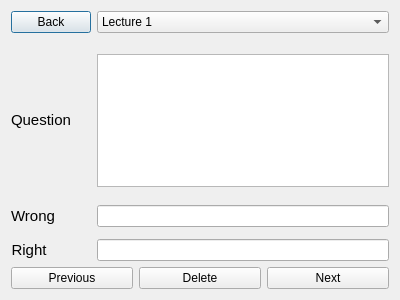
<?xml version="1.0" encoding="UTF-8"?>
<ui version="4.0">
 <class>DeleteTest</class>
 <widget class="QDialog" name="DeleteTest">
  <property name="geometry">
   <rect>
    <x>0</x>
    <y>0</y>
    <width>400</width>
    <height>300</height>
   </rect>
  </property>
  <property name="windowTitle">
   <string>Dialog</string>
  </property>
  <layout class="QVBoxLayout" name="verticalLayout">
   <item>
    <layout class="QFormLayout" name="formLayout">
     <property name="topMargin">
      <number>0</number>
     </property>
     <item row="3" column="1">
      <widget class="QTextEdit" name="question"/>
     </item>
     <item row="8" column="1">
      <widget class="QLineEdit" name="right"/>
     </item>
     <item row="8" column="0">
      <widget class="QLabel" name="label_2">
       <property name="sizePolicy">
        <sizepolicy hsizetype="Expanding" vsizetype="Preferred">
         <horstretch>0</horstretch>
         <verstretch>0</verstretch>
        </sizepolicy>
       </property>
       <property name="text">
        <string>&lt;html&gt;&lt;head/&gt;&lt;body&gt;&lt;p align=&quot;center&quot;&gt;&lt;span style=&quot; font-size:11pt;&quot;&gt;Right&lt;/span&gt;&lt;/p&gt;&lt;/body&gt;&lt;/html&gt;</string>
       </property>
      </widget>
     </item>
     <item row="6" column="1">
      <widget class="QLineEdit" name="wrong"/>
     </item>
     <item row="6" column="0">
      <widget class="QLabel" name="label_3">
       <property name="text">
        <string>&lt;html&gt;&lt;head/&gt;&lt;body&gt;&lt;p align=&quot;center&quot;&gt;&lt;span style=&quot; font-size:11pt;&quot;&gt;Wrong&lt;/span&gt;&lt;/p&gt;&lt;/body&gt;&lt;/html&gt;</string>
       </property>
      </widget>
     </item>
     <item row="0" column="1">
      <widget class="QComboBox" name="comboBox">
       <property name="sizePolicy">
        <sizepolicy hsizetype="Preferred" vsizetype="Minimum">
         <horstretch>0</horstretch>
         <verstretch>0</verstretch>
        </sizepolicy>
       </property>
       <item>
        <property name="text">
         <string>Lecture 1</string>
        </property>
       </item>
       <item>
        <property name="text">
         <string>Lecture 2</string>
        </property>
       </item>
       <item>
        <property name="text">
         <string>Lecture 3</string>
        </property>
       </item>
       <item>
        <property name="text">
         <string>Lecture 4</string>
        </property>
       </item>
      </widget>
     </item>
     <item row="0" column="0">
      <widget class="QPushButton" name="back">
       <property name="text">
        <string>Back</string>
       </property>
      </widget>
     </item>
     <item row="5" column="1">
      <spacer name="verticalSpacer">
       <property name="orientation">
        <enum>Qt::Vertical</enum>
       </property>
       <property name="sizeHint" stdset="0">
        <size>
         <width>20</width>
         <height>40</height>
        </size>
       </property>
      </spacer>
     </item>
     <item row="7" column="1">
      <spacer name="verticalSpacer_2">
       <property name="orientation">
        <enum>Qt::Vertical</enum>
       </property>
       <property name="sizeHint" stdset="0">
        <size>
         <width>20</width>
         <height>40</height>
        </size>
       </property>
      </spacer>
     </item>
     <item row="4" column="1">
      <spacer name="verticalSpacer_3">
       <property name="orientation">
        <enum>Qt::Vertical</enum>
       </property>
       <property name="sizeHint" stdset="0">
        <size>
         <width>20</width>
         <height>40</height>
        </size>
       </property>
      </spacer>
     </item>
     <item row="2" column="1">
      <spacer name="verticalSpacer_4">
       <property name="orientation">
        <enum>Qt::Vertical</enum>
       </property>
       <property name="sizeType">
        <enum>QSizePolicy::MinimumExpanding</enum>
       </property>
      </spacer>
     </item>
     <item row="1" column="1">
      <spacer name="verticalSpacer_5">
       <property name="orientation">
        <enum>Qt::Vertical</enum>
       </property>
       <property name="sizeHint" stdset="0">
        <size>
         <width>20</width>
         <height>40</height>
        </size>
       </property>
      </spacer>
     </item>
     <item row="3" column="0">
      <widget class="QLabel" name="label">
       <property name="sizePolicy">
        <sizepolicy hsizetype="Preferred" vsizetype="MinimumExpanding">
         <horstretch>0</horstretch>
         <verstretch>0</verstretch>
        </sizepolicy>
       </property>
       <property name="text">
        <string>&lt;html&gt;&lt;head/&gt;&lt;body&gt;&lt;p&gt;&lt;span style=&quot; font-size:11pt;&quot;&gt;Question&lt;/span&gt;&lt;/p&gt;&lt;/body&gt;&lt;/html&gt;</string>
       </property>
      </widget>
     </item>
    </layout>
   </item>
   <item>
    <spacer name="verticalSpacer_6">
     <property name="orientation">
      <enum>Qt::Vertical</enum>
     </property>
     <property name="sizeHint" stdset="0">
      <size>
       <width>20</width>
       <height>40</height>
      </size>
     </property>
    </spacer>
   </item>
   <item>
    <layout class="QHBoxLayout" name="horizontalLayout">
     <property name="topMargin">
      <number>0</number>
     </property>
     <item>
      <widget class="QPushButton" name="previous">
       <property name="text">
        <string>Previous</string>
       </property>
      </widget>
     </item>
     <item>
      <widget class="QPushButton" name="delete_2">
       <property name="text">
        <string>Delete</string>
       </property>
      </widget>
     </item>
     <item>
      <widget class="QPushButton" name="next">
       <property name="text">
        <string>Next</string>
       </property>
      </widget>
     </item>
    </layout>
   </item>
  </layout>
 </widget>
 <resources/>
 <connections/>
</ui>
